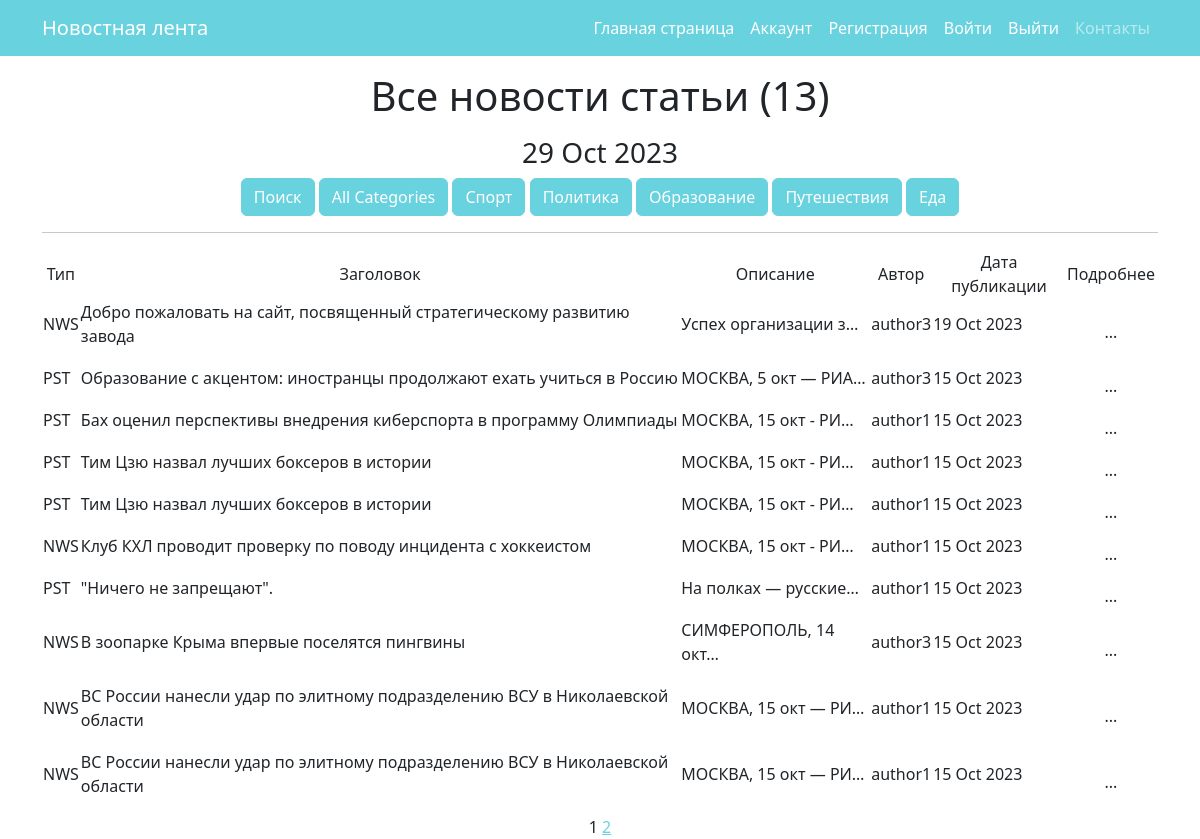
The app's page /news/ (signed in) with its own data.
### news/models.py (models this page shows, shortened)
class Category(models.Model):
    name = models.CharField(max_length=40, unique=True)

class Post(models.Model):
    author = models.ForeignKey(Author, on_delete=models.CASCADE, verbose_name=pgettext_lazy('Author', 'Author'))
    type = models.CharField(max_length=7, choices=TYPE, default='NWS')
    time_in = models.DateTimeField(auto_now_add=True)
    category = models.ManyToManyField(Category, through='PostCategory')
    title = models.CharField(max_length=100)
    text = models.TextField()
    rating = models.IntegerField(default=0)

class Author(models.Model):
    name = models.CharField(max_length=255)
    users = models.OneToOneField(User, on_delete=models.CASCADE)
    user_rating = models.IntegerField(default=0)
    def __str__(self):
        return self.name

### news/views.py (the view)
# urls.py: path('', PostList.as_view(), name='postlist'),
class PostList(ListView):
    model = Post
    ordering = '-time_in'
    template_name = 'news.html'
    context_object_name = 'news'
    paginate_by = 10
    def get_queryset(self):
        queryset = super().get_queryset()
        self.filterset = NewsFilter(self.request.GET, queryset)
        return self.filterset.qs
    def get_context_data(self, **kwargs):
        context = super().get_context_data(**kwargs)
        context['time_now'] = datetime.utcnow()
        context['qty_post'] = len(Post.objects.order_by('time_in').values('id'))
        context['categories'] = Category.objects.all()
        context['filterset'] = self.filterset
        context['isauthor'] = self._isauthor()
        return context
    def _isauthor(self):
        try:
            Author.objects.get(users=self.request.user)
            return True
        except Author.DoesNotExist:
            return False

### news/templatetags/custom_tags.py (called while the page is built)
@register.simple_tag()
def current_time(format_string='%b %d %Y'):
    return datetime.utcnow().strftime(format_string)

### templates/news.html (shortened to what this page needs)
{% extends 'flatpages/default.html' %}
{% load custom_filters %}
{% load custom_tags %}
{% block content %}
<p>
<h1>Все новости статьи ({{ qty_post }})</h1>
<p>
   <h3>{% current_time '%d %b %Y' %}</h3>
<form method="get">
      <a class="btn btn-primary" href="/news/search/">Поиск</a>
      <button type="submit" class="btn btn-primary" name="category" value="" selected>
        All Categories
      </button>
    {% for category in categories %}
      <button type="submit" class="btn btn-primary" name="category" value="{{ category.id }}">
        {{ category.name }}
      </button>
    {% endfor %}
</form>
   <hr>
   {% if news %}
       <table>
           <tr>
               <td>Тип</td>
               <td>Заголовок</td>
               <td>Описание</td>
               <td>Автор</td>
               <td>Дата публикации</td>
               <td>Подробнее</td>
           </tr>
           {% for post in news %}
           <tr>
               <td><p align="left">{{ post.type }}</td>
               <td><p align="left">{{ post.title }}</td>
               <td><p align="left">{{ post.text|truncatechars:20 }}</td>
               <td><p align="left">{{ post.author }}</td>
               <td><p align="left">{{ post.time_in|date:'d M Y' }}</td>
               <td><a class="nav-link active" aria-current="page" href="/news/{{ post.id  }}">...</a><td>
           </tr>
           {% endfor %}
       </table>
   {% else %}
       <h2>Новостей нет!</h2>
   {% endif %}
   {{ page_obj.number }}
   {% if page_obj.has_next %}
       <a href="?page={{ page_obj.next_page_number }}">{{ page_obj.next_page_number }}</a>
   {% endif %}
{% endblock content %}

### records on screen
Category: {{ category.id }} 1 (drawn), name "Спорт"
Category: {{ category.id }} 2 (drawn), name "Политика"
Category: {{ category.id }} 3 (drawn), name "Образование"
Category: {{ category.id }} 4 (drawn), name "Путешествия"
Category: {{ category.id }} 5 (drawn), name "Еда"
Post: type "NWS", title "Добро пожаловать на сайт, посвященный стратегическому развитию завода", text "Успех организации з…", author "author3", time_in "19 Oct 2023"
Post: type "PST", title "Образование с акцентом: иностранцы продолжают ехать учиться в Россию", text "МОСКВА, 5 окт — РИА…", author "author3", time_in "15 Oct 2023"
Post: type "PST", title "Бах оценил перспективы внедрения киберспорта в программу Олимпиады", text "МОСКВА, 15 окт - РИ…", author "author1", time_in "15 Oct 2023"
Post: type "PST", title "Тим Цзю назвал лучших боксеров в истории", text "МОСКВА, 15 окт - РИ…", author "author1", time_in "15 Oct 2023"
Post: type "PST", title "Тим Цзю назвал лучших боксеров в истории", text "МОСКВА, 15 окт - РИ…", author "author1", time_in "15 Oct 2023"
Post: type "NWS", title "Клуб КХЛ проводит проверку по поводу инцидента с хоккеистом", text "МОСКВА, 15 окт - РИ…", author "author1", time_in "15 Oct 2023"
Post: type "PST", title "\"Ничего не запрещают\".", text "На полках — русские…", author "author1", time_in "15 Oct 2023"
Post: type "NWS", title "В зоопарке Крыма впервые поселятся пингвины", text "СИМФЕРОПОЛЬ, 14 окт…", author "author3", time_in "15 Oct 2023"
Post: type "NWS", title "ВС России нанесли удар по элитному подразделению ВСУ в Николаевской области", text "МОСКВА, 15 окт — РИ…", author "author1", time_in "15 Oct 2023"
Post: type "NWS", title "ВС России нанесли удар по элитному подразделению ВСУ в Николаевской области", text "МОСКВА, 15 окт — РИ…", author "author1", time_in "15 Oct 2023"

### other values on screen
{{ qty_post }} "13"
{{ page_obj.number }} "1"
{{ page_obj.next_page_number }} "2"
